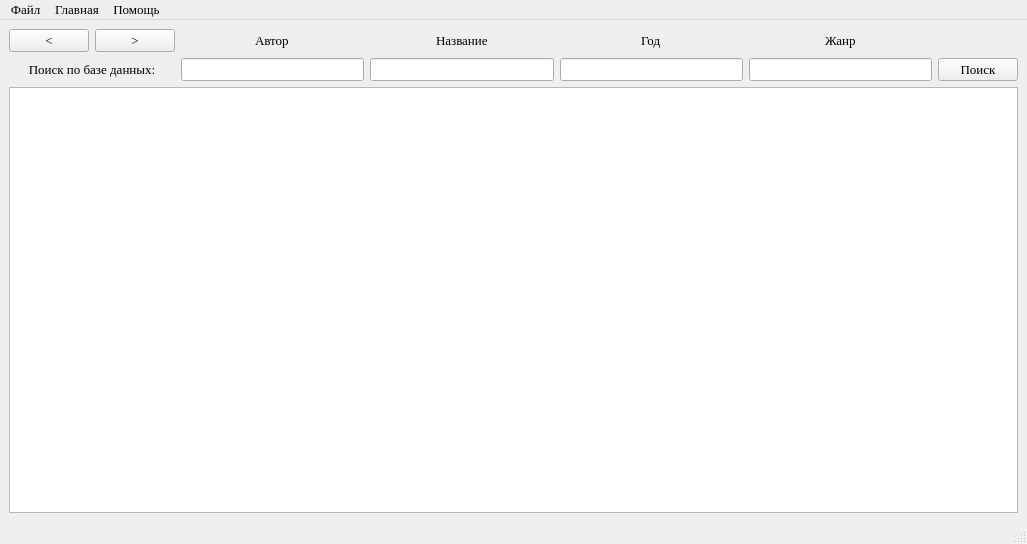
<?xml version="1.0" encoding="UTF-8"?>
<ui version="4.0">
 <class>MainWindow</class>
 <widget class="QMainWindow" name="MainWindow">
  <property name="geometry">
   <rect>
    <x>0</x>
    <y>0</y>
    <width>1027</width>
    <height>544</height>
   </rect>
  </property>
  <property name="palette">
   <palette>
    <active>
     <colorrole role="Base">
      <brush brushstyle="SolidPattern">
       <color alpha="255">
        <red>255</red>
        <green>255</green>
        <blue>255</blue>
       </color>
      </brush>
     </colorrole>
    </active>
    <inactive>
     <colorrole role="Base">
      <brush brushstyle="SolidPattern">
       <color alpha="255">
        <red>255</red>
        <green>255</green>
        <blue>255</blue>
       </color>
      </brush>
     </colorrole>
    </inactive>
    <disabled>
     <colorrole role="Base">
      <brush brushstyle="SolidPattern">
       <color alpha="255">
        <red>240</red>
        <green>240</green>
        <blue>240</blue>
       </color>
      </brush>
     </colorrole>
    </disabled>
   </palette>
  </property>
  <property name="font">
   <font>
    <family>Times New Roman</family>
    <pointsize>10</pointsize>
   </font>
  </property>
  <property name="windowTitle">
   <string>Библиотека</string>
  </property>
  <widget class="QWidget" name="centralwidget">
   <layout class="QGridLayout" name="gridLayout_3">
    <item row="0" column="0">
     <layout class="QGridLayout" name="gridLayout">
      <item row="0" column="4">
       <layout class="QHBoxLayout" name="horizontalLayout_4">
        <item>
         <widget class="QLabel" name="label_4">
          <property name="sizePolicy">
           <sizepolicy hsizetype="Maximum" vsizetype="Preferred">
            <horstretch>0</horstretch>
            <verstretch>0</verstretch>
           </sizepolicy>
          </property>
          <property name="font">
           <font>
            <family>Times New Roman</family>
            <pointsize>10</pointsize>
           </font>
          </property>
          <property name="text">
           <string>Год</string>
          </property>
         </widget>
        </item>
       </layout>
      </item>
      <item row="1" column="3">
       <widget class="QLineEdit" name="titleEdit"/>
      </item>
      <item row="1" column="2">
       <widget class="QLineEdit" name="authorEdit"/>
      </item>
      <item row="1" column="6">
       <widget class="QPushButton" name="searchButton">
        <property name="text">
         <string>Поиск</string>
        </property>
       </widget>
      </item>
      <item row="1" column="0" colspan="2">
       <widget class="QLabel" name="label">
        <property name="font">
         <font>
          <family>Times New Roman</family>
          <pointsize>10</pointsize>
         </font>
        </property>
        <property name="text">
         <string>Поиск по базе данных:</string>
        </property>
        <property name="alignment">
         <set>Qt::AlignCenter</set>
        </property>
       </widget>
      </item>
      <item row="0" column="3">
       <layout class="QHBoxLayout" name="horizontalLayout_2">
        <item>
         <widget class="QLabel" name="label_3">
          <property name="sizePolicy">
           <sizepolicy hsizetype="Maximum" vsizetype="Preferred">
            <horstretch>0</horstretch>
            <verstretch>0</verstretch>
           </sizepolicy>
          </property>
          <property name="font">
           <font>
            <family>Times New Roman</family>
            <pointsize>10</pointsize>
           </font>
          </property>
          <property name="text">
           <string>Название</string>
          </property>
         </widget>
        </item>
       </layout>
      </item>
      <item row="0" column="0">
       <widget class="QPushButton" name="last_actionButton">
        <property name="text">
         <string>&lt;</string>
        </property>
       </widget>
      </item>
      <item row="0" column="1">
       <widget class="QPushButton" name="next_actionButton">
        <property name="text">
         <string>&gt;</string>
        </property>
       </widget>
      </item>
      <item row="0" column="2">
       <layout class="QHBoxLayout" name="horizontalLayout">
        <item>
         <widget class="QLabel" name="label_2">
          <property name="sizePolicy">
           <sizepolicy hsizetype="Maximum" vsizetype="Preferred">
            <horstretch>0</horstretch>
            <verstretch>0</verstretch>
           </sizepolicy>
          </property>
          <property name="font">
           <font>
            <family>Times New Roman</family>
            <pointsize>10</pointsize>
            <strikeout>false</strikeout>
            <kerning>true</kerning>
           </font>
          </property>
          <property name="mouseTracking">
           <bool>false</bool>
          </property>
          <property name="contextMenuPolicy">
           <enum>Qt::DefaultContextMenu</enum>
          </property>
          <property name="layoutDirection">
           <enum>Qt::LeftToRight</enum>
          </property>
          <property name="text">
           <string>Автор</string>
          </property>
         </widget>
        </item>
       </layout>
      </item>
      <item row="1" column="4">
       <widget class="QLineEdit" name="yearEdit"/>
      </item>
      <item row="1" column="5">
       <widget class="QLineEdit" name="genreEdit"/>
      </item>
      <item row="0" column="5">
       <layout class="QHBoxLayout" name="horizontalLayout_3">
        <item>
         <widget class="QLabel" name="label_5">
          <property name="sizePolicy">
           <sizepolicy hsizetype="Maximum" vsizetype="Maximum">
            <horstretch>0</horstretch>
            <verstretch>0</verstretch>
           </sizepolicy>
          </property>
          <property name="text">
           <string>Жанр</string>
          </property>
         </widget>
        </item>
       </layout>
      </item>
     </layout>
    </item>
    <item row="1" column="0">
     <layout class="QGridLayout" name="gridLayout_2">
      <item row="0" column="0">
       <layout class="QVBoxLayout" name="verticalLayout_6">
        <property name="sizeConstraint">
         <enum>QLayout::SetFixedSize</enum>
        </property>
        <item>
         <widget class="QTableWidget" name="tableWidget"/>
        </item>
       </layout>
      </item>
     </layout>
    </item>
   </layout>
  </widget>
  <widget class="QMenuBar" name="menubar">
   <property name="enabled">
    <bool>true</bool>
   </property>
   <property name="geometry">
    <rect>
     <x>0</x>
     <y>0</y>
     <width>1027</width>
     <height>25</height>
    </rect>
   </property>
   <widget class="QMenu" name="File">
    <property name="palette">
     <palette>
      <active>
       <colorrole role="Base">
        <brush brushstyle="SolidPattern">
         <color alpha="255">
          <red>255</red>
          <green>255</green>
          <blue>255</blue>
         </color>
        </brush>
       </colorrole>
       <colorrole role="Window">
        <brush brushstyle="SolidPattern">
         <color alpha="255">
          <red>255</red>
          <green>255</green>
          <blue>255</blue>
         </color>
        </brush>
       </colorrole>
      </active>
      <inactive>
       <colorrole role="Base">
        <brush brushstyle="SolidPattern">
         <color alpha="255">
          <red>255</red>
          <green>255</green>
          <blue>255</blue>
         </color>
        </brush>
       </colorrole>
       <colorrole role="Window">
        <brush brushstyle="SolidPattern">
         <color alpha="255">
          <red>255</red>
          <green>255</green>
          <blue>255</blue>
         </color>
        </brush>
       </colorrole>
      </inactive>
      <disabled>
       <colorrole role="Base">
        <brush brushstyle="SolidPattern">
         <color alpha="255">
          <red>255</red>
          <green>255</green>
          <blue>255</blue>
         </color>
        </brush>
       </colorrole>
       <colorrole role="Window">
        <brush brushstyle="SolidPattern">
         <color alpha="255">
          <red>255</red>
          <green>255</green>
          <blue>255</blue>
         </color>
        </brush>
       </colorrole>
      </disabled>
     </palette>
    </property>
    <property name="cursor">
     <cursorShape>ArrowCursor</cursorShape>
    </property>
    <property name="title">
     <string>Файл</string>
    </property>
    <addaction name="actionNew_library"/>
    <addaction name="separator"/>
    <addaction name="actionAdd_book"/>
    <addaction name="separator"/>
    <addaction name="actionOpen"/>
    <addaction name="actionOpenLastLibraries"/>
    <addaction name="separator"/>
    <addaction name="actionSave"/>
    <addaction name="actionSave_as"/>
    <addaction name="separator"/>
    <addaction name="actionRename"/>
    <addaction name="actionDelete"/>
   </widget>
   <widget class="QMenu" name="Help">
    <property name="title">
     <string>Помощь</string>
    </property>
    <addaction name="actionReference"/>
   </widget>
   <widget class="QMenu" name="Main">
    <property name="title">
     <string>Главная</string>
    </property>
    <addaction name="actionChoose_a_font"/>
    <addaction name="actionChange_size"/>
    <addaction name="actionText_color"/>
    <addaction name="actionBackground_color"/>
   </widget>
   <addaction name="File"/>
   <addaction name="Main"/>
   <addaction name="Help"/>
  </widget>
  <widget class="QStatusBar" name="statusbar"/>
  <action name="actionOpen">
   <property name="text">
    <string>Открыть</string>
   </property>
  </action>
  <action name="actionSave">
   <property name="text">
    <string>Сохранить</string>
   </property>
  </action>
  <action name="actionSave_as">
   <property name="text">
    <string>Сохранить как</string>
   </property>
  </action>
  <action name="actionReference">
   <property name="text">
    <string>Справка</string>
   </property>
  </action>
  <action name="actionChoose_a_font">
   <property name="text">
    <string>Выбрать шрифт</string>
   </property>
  </action>
  <action name="actionChange_size">
   <property name="text">
    <string>Сменить размер</string>
   </property>
  </action>
  <action name="actionText_color">
   <property name="text">
    <string>Цвет текста</string>
   </property>
  </action>
  <action name="actionOpenLastLibraries">
   <property name="text">
    <string>Открыть последние библиотеки</string>
   </property>
  </action>
  <action name="actionRename">
   <property name="text">
    <string>Переименовать</string>
   </property>
  </action>
  <action name="actionDelete">
   <property name="text">
    <string>Удалить</string>
   </property>
  </action>
  <action name="actionNew_library">
   <property name="text">
    <string>Новая библиотека</string>
   </property>
  </action>
  <action name="actionAdd_book">
   <property name="text">
    <string>Добавить книгу</string>
   </property>
  </action>
  <action name="actionBackground_color">
   <property name="text">
    <string>Цвет фона</string>
   </property>
  </action>
 </widget>
 <resources/>
 <connections/>
</ui>
